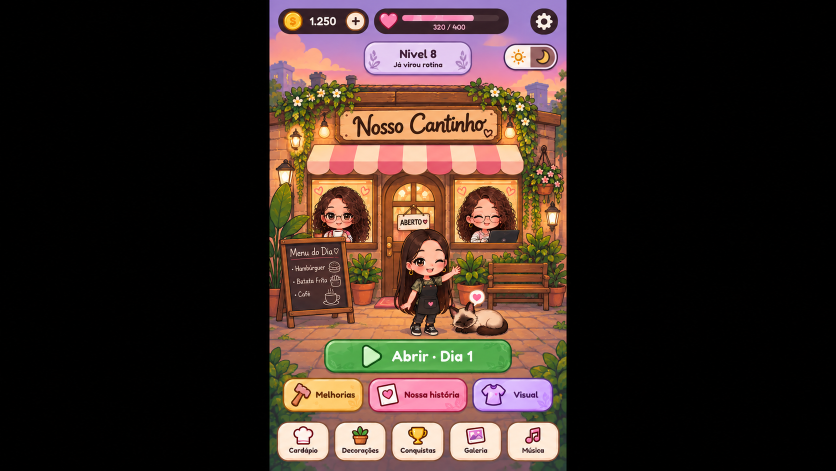
#> input picture jogo_restaurante_assets/09_menu/menu_retrato_original.png, 1672 x 941 px (shown at 1/2 size)
$ python rename_sign.py
#> lines starting #> are read from the running program, lines starting #| are printed output that depends on the picture
"""Repinta a placa do restaurante na arte do menu com o nome de src/personal.ts.

Lê a arte original (menu_retrato_original.png, criada na primeira execução como cópia de
menu_retrato.png) e grava menu_retrato.png com a placa nova. Depois rode
tools/make_menu_portrait.py para regerar as imagens do menu.

Uso: python tools/rename_sign.py
"""
import re
import shutil
from pathlib import Path
from PIL import Image, ImageDraw, ImageFilter, ImageFont

ROOT = Path(__file__).resolve().parent.parent
DIR = ROOT / "jogo_restaurante_assets" / "09_menu"
ORIG, OUT = DIR / "menu_retrato_original.png", DIR / "menu_retrato.png"
ART_X0 = 538                       # mesma origem usada em make_menu_portrait.py
BOX = (150, 219, 452, 283)         # miolo da placa (coordenadas da arte recortada 596x941)
INK = (59, 36, 32)
FONT = Path("C:/Windows/Fonts/segoescb.ttf")  # Segoe Script Bold: traço redondo parecido com o original
S = 4                              # supersampling para o texto sair suave


def restaurant_name() -> str:
    src = (ROOT / "src" / "personal.ts").read_text(encoding="utf-8")
    m = re.search(r"nomeRestaurante:\s*(['\"])(.*?)\1", src)
    return m.group(2) if m else "Gabi's Restaurant"


def heart(d: ImageDraw.ImageDraw, cx: float, cy: float, r: float, w: int):
    pts = []
    import math
    for i in range(0, 361, 6):
        t = math.radians(i)
        x = 16 * math.sin(t) ** 3
        y = -(13 * math.cos(t) - 5 * math.cos(2 * t) - 2 * math.cos(3 * t) - math.cos(4 * t))
        pts.append((cx + x * r / 16, cy + y * r / 16))
    d.line(pts, fill=255, width=w, joint="curve")  # desenhado na máscara; a cor entra depois


def main():
    if not ORIG.exists():
        shutil.copy(OUT, ORIG)
    im = Image.open(ORIG).convert("RGB")
#> im is the input picture: PIL image 1672x941 RGB; mean R, G, B 56.9, 42, 35.1
    x0, y0, x1, y1 = BOX
    X0, X1 = x0 + ART_X0, x1 + ART_X0

    # 1) apaga as letras: cada linha vira um degradê entre as bordas esquerda e direita da placa
    px = im.load()
    for y in range(y0, y1):
        a, b = px[X0 - 1, y], px[X1, y]
        for x in range(X0, X1):
            t = (x - X0 + 1) / (X1 - X0 + 1)
            px[x, y] = tuple(round(a[i] * (1 - t) + b[i] * t) for i in range(3))
#> this loop made 64 passes
#> (a, b) on passes 1 to 12: ((95, 85, 15), (144, 79, 24)), ((99, 78, 16), (139, 77, 22)), ((115, 98, 24), (142, 84, 29)), ((110, 86, 24), (148, 82, 27)), ((96, 69, 31), (146, 79, 29)), ((76, 49, 22), (135, 74, 35)), ((99, 51, 19), (88, 40, 16)), ((175, 103, 59), (160, 93, 51)), ((229, 165, 102), (247, 181, 120)), ((250, 182, 119), (248, 175, 120)), ((248, 183, 117), (247, 170, 116)), ((241, 177, 116), (242, 163, 106))
    # leve textura de madeira para não ficar chapado
    patch = im.crop((X0, y0, X1, y1))
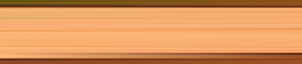
#> patch: PIL image 302x64 RGB; mean R, G, B 216.5, 148.3, 91.7
    grain = patch.filter(ImageFilter.GaussianBlur(1.2))
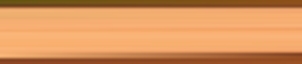
#> grain: PIL image 302x64 RGB; mean R, G, B 216.6, 148.4, 91.7
    im.paste(grain, (X0, y0))

    # 2) escreve o nome novo, ajustando o tamanho para caber
    name = restaurant_name().replace("'", "’")  # apóstrofo tipográfico separa melhor no traço grosso
    w, h = (X1 - X0) * S, (y1 - y0) * S
    layer = Image.new("L", (w, h), 0)
    d = ImageDraw.Draw(layer)
    heart_w = 20 * S
    size = 46 * S
    while True:
        font = ImageFont.truetype(str(FONT), size)
        l, t, r, bt = d.textbbox((0, 0), name, font=font)
        if r - l + heart_w <= w - 4 * S and bt - t <= h - 10 * S:
            break
        size -= S
    tw, th = r - l, bt - t
    tx = (w - tw - heart_w) / 2 - l
    ty = (h - th) / 2 - t - 2 * S
    d.text((tx, ty), name, font=font, fill=255)
    heart(d, tx + l + tw + heart_w * 0.6, h * 0.68, 7 * S, int(2 * S))
    # engrossa o traço para chegar perto do letreiro pintado (traço redondo e cheio)
    layer = layer.filter(ImageFilter.MaxFilter(7))
    layer = layer.resize((X1 - X0, y1 - y0), Image.LANCZOS)
    ink = Image.new("RGB", layer.size, INK)
    im.paste(ink, (X0, y0), layer)
    im.save(OUT)
    print(f"placa: {name!r}, fonte {size // S}px -> {OUT.name}")


if __name__ == "__main__":
#> (the run stopped early here; a loop or call above may not have finished)
